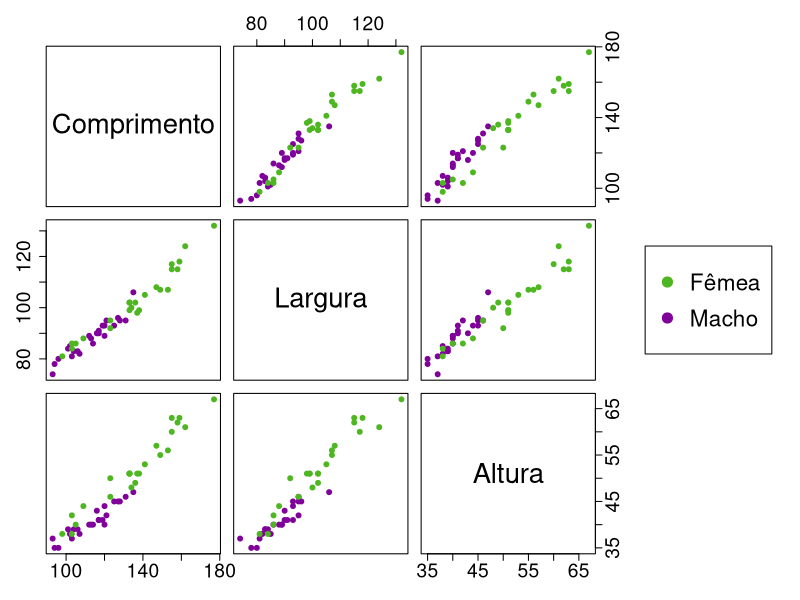
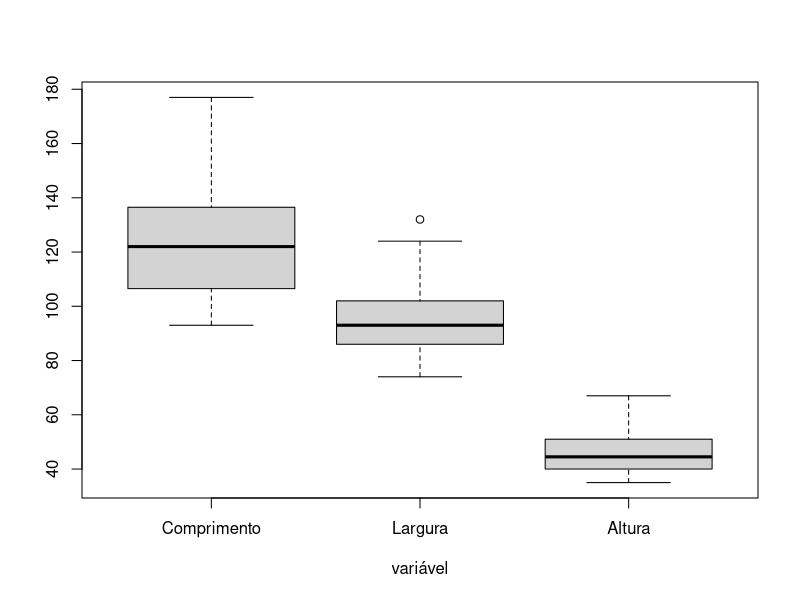
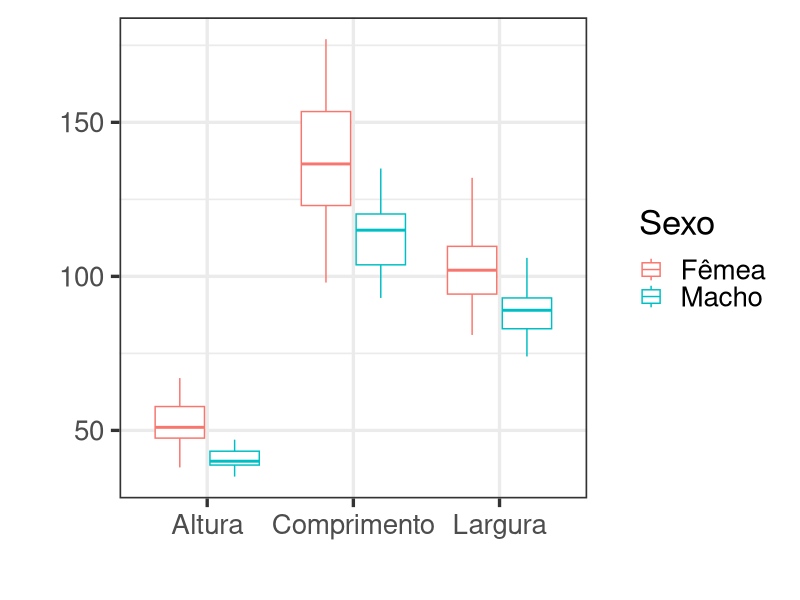
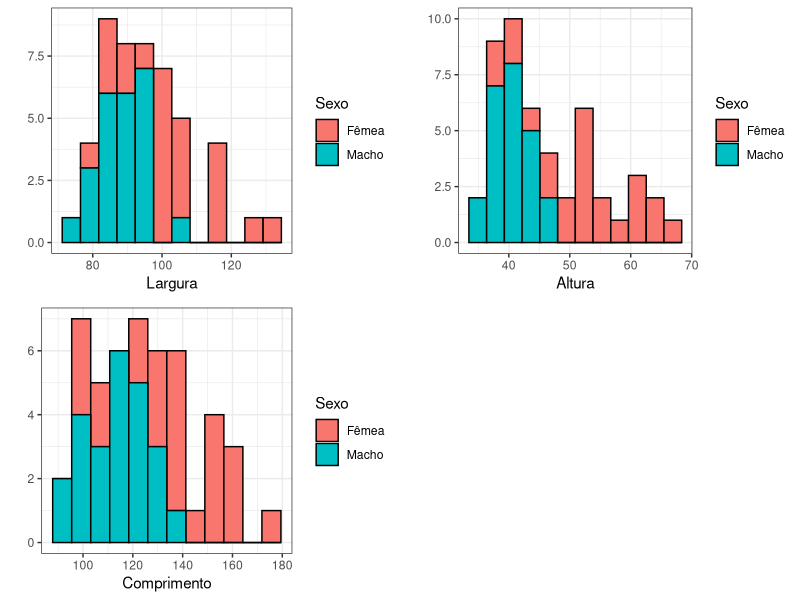
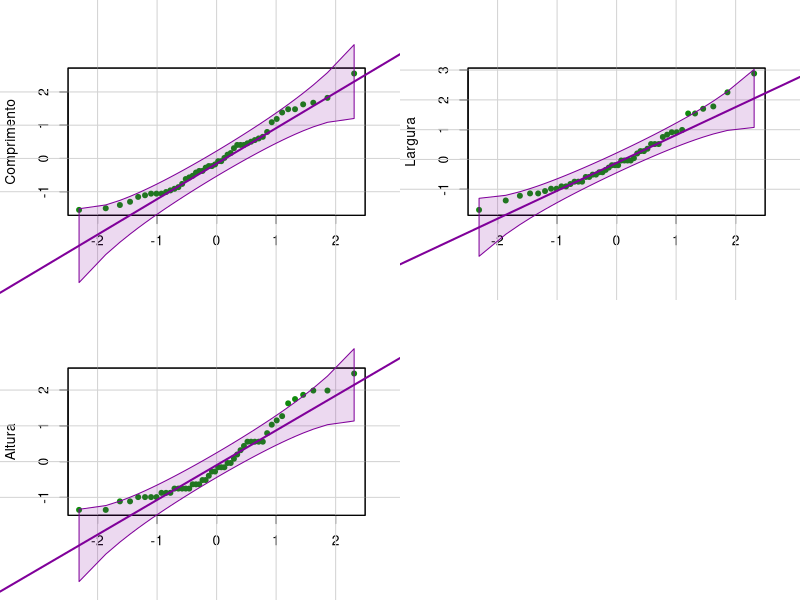

These figures' R source, in order:
library(tidyverse)
library(grid)
library(gridExtra)
library(car)

# Leitura dos dados
tartarugas <- read_csv("dados/tartarugas.csv")

# Transformando em factor
tartarugas$sex <- as.factor(tartarugas$sex)

# Mudando nomes das colunas
colnames(tartarugas) <- c("Comprimento", "Largura", "Altura", "Sexo")

################################################################################
############################# Analise Descritiva ###############################
################################################################################

# Variáveis sumárias
medados <-rbind(apply(tartarugas[1:3],2,mean),
                apply(tartarugas[1:3],2,var),
                apply(tartarugas[1:3],2,sd),
                100*apply(tartarugas[1:3],2,sd)/apply(tartarugas[1:3],2,mean),
                apply(tartarugas[1:3],2,min),
                apply(tartarugas[1:3],2,quantile,0.5),
                apply(tartarugas[1:3],2,max))
                
rownames(medados)<-c("Média","Var.","DP","CV(%)","Mínimo","Mediana","Máximo")
    
round(medados,2)

# Sumarias do grupo macho
round(rbind(apply(tartarugas[tartarugas[4]=="Macho",-4],2,mean),
            apply(tartarugas[tartarugas[4]=="Macho",-4],2,var),
            apply(tartarugas[tartarugas[4]=="Macho",-4],2,sd),
            100*apply(tartarugas[tartarugas[4]=="Macho",-4],2,sd)/
              apply(tartarugas[tartarugas[4]=="Macho",-4],2,mean),
            apply(tartarugas[tartarugas[4]=="Macho",-4],2,min),
            apply(tartarugas[tartarugas[4]=="Macho",-4],2,quantile,0.5),
            apply(tartarugas[tartarugas[4]=="Macho",-4],2,max)),2)

#Sumarias do grupo femêa
round(rbind(apply(tartarugas[tartarugas[4]=="Fêmea",-4],2,mean),
            apply(tartarugas[tartarugas[4]=="Fêmea",-4],2,var),
            apply(tartarugas[tartarugas[4]=="Fêmea",-4],2,sd),
            100*apply(tartarugas[tartarugas[4]=="Fêmea",-4],2,sd)/
              apply(tartarugas[tartarugas[4]=="Fêmea",-4],2,mean),
            apply(tartarugas[tartarugas[4]=="Fêmea",-4],2,min),
            apply(tartarugas[tartarugas[4]=="Fêmea",-4],2,quantile,0.5),
            apply(tartarugas[tartarugas[4]=="Fêmea",-4],2,max)),2)

# Gráfico de dispersão
par(mfrow=c(1,1))
pairs(tartarugas[1:3],
      col = c("#4DB620", "#80009A")[tartarugas$Sexo],  # Mudar cor por grupo
      pch = 19,                                        # Mudar pontos
      labels = c("Comprimento", "Largura", "Altura"), 
      cex.labels = 2.5,
      cex.axis = 1.75,
      oma=c(3,3,3,15))
par(xpd = TRUE)
legend("right", col = c("#4DB620", "#80009A"),
       pch = c(19,19), legend = c("Fêmea","Macho"),
       cex = 1.35)

# Boxplot geral
par(mfrow=c(1,1))
boxplot(tartarugas[1:3],xlab="variável")

# Boxplot por sexo
tartarugas %>% gather("a", "b", -Sexo) %>%
  ggplot(aes(x=a, y=b, color=Sexo))+
  geom_boxplot()+
  labs(
    x = "",
    y = "",
    color = "Sexo"
  ) +
  theme_bw(base_size = 25)

# Histogramas
grid.arrange(tartarugas %>% ggplot()+
               geom_histogram(aes(Largura, fill=Sexo), bins=12, col="black")+
               labs(y = "")+
               theme_bw(), 
             tartarugas %>% ggplot()+
               geom_histogram(aes(Altura, fill=Sexo), bins=12, col="black")+
               labs(y = "")+
               theme_bw(),
             tartarugas %>% ggplot()+
               geom_histogram(aes(Comprimento, fill=Sexo), bins=12, col="black")+
               labs(y = "")+
               theme_bw(),
             nrow=2, ncol=2)

# Gráfico Q-Q
par(mfrow=c(2,2))
for(i in 1:3){
  qqPlot(scale(tartarugas[i]),dist="norm", id=F,
         mean=0,sd=1,col.lines="#80009A",pch = 19, col="#108A0C",
         xlab="",ylab=colnames(tartarugas)[i], cex = 0.8)
  }

################################################################################
################################# Modelagem ####################################
################################################################################
